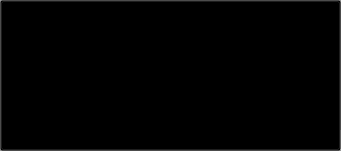
                                 <widget class="QFrame" name="frame_63">
                                  <property name="minimumSize">
                                   <size>
                                    <width>341</width>
                                    <height>151</height>
                                   </size>
                                  </property>
                                  <property name="maximumSize">
                                   <size>
                                    <width>341</width>
                                    <height>151</height>
                                   </size>
                                  </property>
                                  <property name="styleSheet">
                                   <string notr="true">background-color: rgb(197, 197, 197);
</string>
                                  </property>
                                  <property name="frameShape">
                                   <enum>QFrame::StyledPanel</enum>
                                  </property>
                                  <property name="frameShadow">
                                   <enum>QFrame::Raised</enum>
                                  </property>
                                  <widget class="QLabel" name="label_106">
                                   <property name="geometry">
                                    <rect>
                                     <x>10</x>
                                     <y>5</y>
                                     <width>321</width>
                                     <height>21</height>
                                    </rect>
                                   </property>
                                   <property name="font">
                                    <font>
                                     <family>Sans Serif Collection</family>
                                     <pointsize>12</pointsize>
                                     <weight>75</weight>
                                     <bold>true</bold>
                                    </font>
                                   </property>
                                   <property name="styleSheet">
                                    <string notr="true">color: rgb(0, 85, 127);</string>
                                   </property>
                                   <property name="text">
                                    <string>Senior data analyst</string>
                                   </property>
                                  </widget>
                                  <widget class="QLabel" name="label_107">
                                   <property name="geometry">
                                    <rect>
                                     <x>10</x>
                                     <y>30</y>
                                     <width>321</width>
                                     <height>21</height>
                                    </rect>
                                   </property>
                                   <property name="font">
                                    <font>
                                     <pointsize>11</pointsize>
                                    </font>
                                   </property>
                                   <property name="text">
                                    <string>Senior data analyst</string>
                                   </property>
                                  </widget>
                                  <widget class="QLabel" name="label_109">
                                   <property name="geometry">
                                    <rect>
                                     <x>220</x>
                                     <y>130</y>
                                     <width>121</width>
                                     <height>20</height>
                                    </rect>
                                   </property>
                                   <property name="font">
                                    <font>
                                     <pointsize>10</pointsize>
                                    </font>
                                   </property>
                                   <property name="styleSheet">
                                    <string notr="true">padding-right:11px</string>
                                   </property>
                                   <property name="text">
                                    <string>26 March 2023</string>
                                   </property>
                                   <property name="alignment">
                                    <set>Qt::AlignRight|Qt::AlignTrailing|Qt::AlignVCenter</set>
                                   </property>
                                  </widget>
                                  <widget class="QLabel" name="label_110">
                                   <property name="geometry">
                                    <rect>
                                     <x>10</x>
                                     <y>50</y>
                                     <width>321</width>
                                     <height>71</height>
                                    </rect>
                                   </property>
                                   <property name="font">
                                    <font>
                                     <pointsize>9</pointsize>
                                    </font>
                                   </property>
                                   <property name="text">
                                    <string>To succeed, you must develop a deep knowledge of the regulations, guidance, policies, and use of the IT systems related to EPA programs for transportation fuel</string>
                                   </property>
                                   <property name="alignment">
                                    <set>Qt::AlignLeading|Qt::AlignLeft|Qt::AlignVCenter</set>
                                   </property>
                                   <property name="wordWrap">
                                    <bool>true</bool>
                                   </property>
                                  </widget>
                                  <widget class="QLabel" name="label_111">
                                   <property name="geometry">
                                    <rect>
                                     <x>10</x>
                                     <y>130</y>
                                     <width>211</width>
                                     <height>20</height>
                                    </rect>
                                   </property>
                                   <property name="font">
                                    <font>
                                     <pointsize>10</pointsize>
                                    </font>
                                   </property>
                                   <property name="styleSheet">
                                    <string notr="true"/>
                                   </property>
                                   <property name="text">
                                    <string>150k-300k per month</string>
                                   </property>
                                   <property name="alignment">
                                    <set>Qt::AlignLeading|Qt::AlignLeft|Qt::AlignVCenter</set>
                                   </property>
                                  </widget>
                                  <widget class="QPushButton" name="pushButton_27">
                                   <property name="geometry">
                                    <rect>
                                     <x>0</x>
                                     <y>0</y>
                                     <width>341</width>
                                     <height>151</height>
                                    </rect>
                                   </property>
                                   <property name="cursor">
                                    <cursorShape>PointingHandCursor</cursorShape>
                                   </property>
                                   <property name="styleSheet">
                                    <string notr="true">background-color: transparent;
</string>
                                   </property>
                                   <property name="text">
                                    <string/>
                                   </property>
                                  </widget>
                                 </widget>
